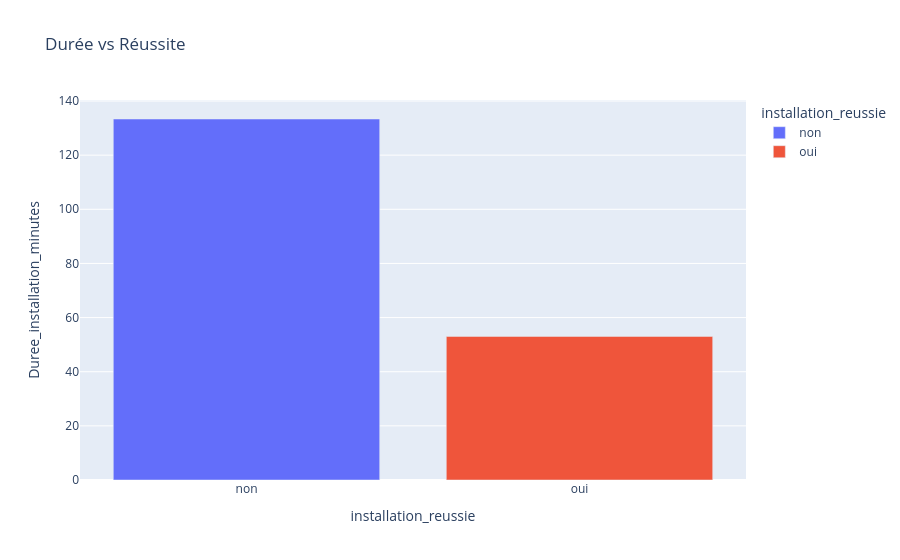

Here is the notebook cell this chart was saved with:
### Code cell
df_grouped2 = df.groupby("installation_reussie")["Duree_installation_minutes"].mean().reset_index()

fig = px.bar(
    df_grouped2,
    x="installation_reussie",
    y="Duree_installation_minutes",
    color="installation_reussie",
    title="Durée vs Réussite"
)
fig.show()

### Figure 1 — Plotly figure (JSON) as saved in the notebook; plotly's stock layout.template omitted (floating-point values rounded to 4 significant figures)
{"data": [{"hovertemplate": "installation_reussie=%{x}<br>Duree_installation_minutes=%{y}<extra></extra>", "legendgroup": "non", "marker": {"color": "#636efa", "pattern": {"shape": ""}}, "name": "non", "orientation": "v", "showlegend": true, "textposition": "auto", "type": "bar", "x": ["non"], "xaxis": "x", "y": [133.4], "yaxis": "y"}, {"hovertemplate": "installation_reussie=%{x}<br>Duree_installation_minutes=%{y}<extra></extra>", "legendgroup": "oui", "marker": {"color": "#EF553B", "pattern": {"shape": ""}}, "name": "oui", "orientation": "v", "showlegend": true, "textposition": "auto", "type": "bar", "x": ["oui"], "xaxis": "x", "y": [53.04], "yaxis": "y"}], "layout": {"barmode": "relative", "legend": {"title": {"text": "installation_reussie"}, "tracegroupgap": 0}, "title": {"text": "Durée vs Réussite"}, "xaxis": {"anchor": "y", "categoryarray": ["non", "oui"], "categoryorder": "array", "domain": [0, 1], "title": {"text": "installation_reussie"}}, "yaxis": {"anchor": "x", "domain": [0, 1], "title": {"text": "Duree_installation_minutes"}}}}
